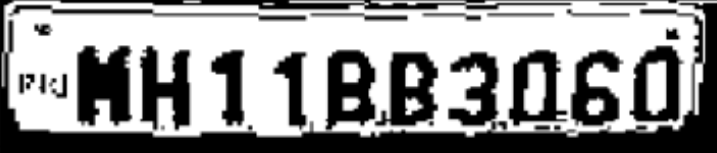
#> input picture images/Q1.png, 717 x 153 px
$ python q1.py
#> lines starting #> are read from the running program, lines starting #| are printed output that depends on the picture; after the words box and inside, x2 and y2 are one past the last pixel; in counts of white or black regions, pixels touching at a corner belong together
#> in main, image is the input picture: shape (153, 717); min 0, max 255, mean 146.4
import numpy as np
import cv2


def threshold_image(image, threshold):
    # Apply thresholding to the image
#> called with threshold = 127
    _, thresholded_image = cv2.threshold(image, threshold, 255, cv2.THRESH_BINARY)
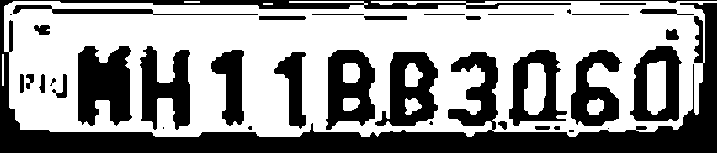
#> thresholded_image: shape (153, 717); 57.9% white; 37 black regions (7 under 20 px), largest, box (x1, y1, x2, y2) and area: (0, 0, 717, 153) 23275, (78, 46, 132, 126) 3346, (375, 52, 438, 126) 2688

    return thresholded_image


def erosion(image, kernel):
    # Get dimensions of the image and the kernel
    img_height, img_width = image.shape
    kernel_height, kernel_width = kernel.shape

    # Calculate padding size for the image
    pad_height = kernel_height // 2
    pad_width = kernel_width // 2

    # Create an empty output image
    eroded_image = np.full((img_height, img_width), 255, dtype=np.uint8)

    # Iterate over each pixel in the image
    for i in range(pad_height, img_height - pad_height):
        for j in range(pad_width, img_width - pad_width):
            """
            fit the kernel in the image at this pixel
            area of interest --> area of image overlapping with the area where the kernel has pixel values 0
            if all the pixels in the area of interest have pixel value 0, we set the center pixel to 0
            """
            area_of_interest = image[i-pad_height:i+pad_height+1, j-pad_width:j+pad_width+1]

            true_so_far = False
            for k in range(kernel_height):
                for l in range(kernel_width):
                    if kernel[k, l] == 0 and area_of_interest[k, l] == 0:
                        true_so_far = True
                    elif kernel [k, l] != 0:
                        continue
                    else:
                        true_so_far = False
                        break

            if true_so_far:
                eroded_image[i, j] = 0

    return eroded_image


def dilation(image, kernel):
    # Get dimensions of the image and the kernel
    image_height, image_width = image.shape
#> image_height = 153; image_width = 717
    kernel_height, kernel_width = kernel.shape

    # Calculate padding size for the image
    pad_height = kernel_height // 2
    pad_width = kernel_width // 2

    # Create an empty output image
    dilated_image = np.full((image_height, image_width), 255, dtype=np.uint8)

    # Iterate over each pixel in the image
    for i in range(pad_height, image_height - pad_height):
        for j in range(pad_width, image_width - pad_width):
            """
            fit the kernel in the image at this pixel
            area of interest --> area of image overlapping with the area where the kernel has pixel values 0
            if we see any pixel value 0 in the area of interest, we set all the pixel values in the area of interest to 0
            """
            area_of_interest = image[i-pad_height:i+pad_height+1, j-pad_width:j+pad_width+1]

            for k in range(kernel_height):
                for l in range(kernel_width):
                    if kernel[k, l] == 0 and area_of_interest[k, l] == 0:
                        dilated_image[i-pad_height:i+pad_height+1, j-pad_width:j+pad_width+1] = 0
                        break
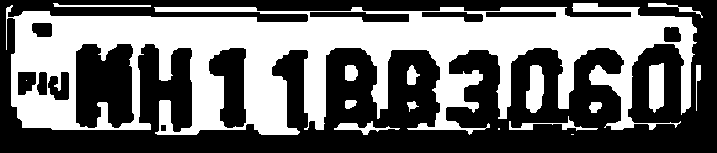
#> dilated_image: shape (153, 717); 42.7% white; 16 white regions (3 under 20 px), largest, box (x1, y1, x2, y2) and area: (6, 3, 697, 135) 43800, (649, 63, 664, 113) 665, (526, 65, 544, 113) 658

    return dilated_image


def main ():
    # Define structuring element (arbitrary shape)
    structuring_element = np.array([[0, 0, 0],
                                    [0, 0, 0],
                                    [0, 0, 0]])

    # Load image (binary format)
    image = cv2.imread('../images/Q1.png', 0)

    # Apply thresholding
    thresholded_img = threshold_image(image, 127)

    cv2.imwrite('output_images/Q1_thresholded.png', thresholded_img)

    # Apply dilation
    dilated_img = dilation(thresholded_img, structuring_element)

    # Apply erosion
    eroded_img = erosion(dilated_img, structuring_element)
#> after the loop in erosion, `for i in range(pad_height, img_height - pad_height):`:
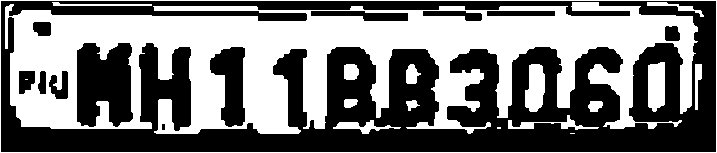
#> eroded_image: shape (153, 717); 47.2% white; 17 white regions (3 under 20 px), largest, box (x1, y1, x2, y2) and area: (5, 2, 698, 134) 46408, (0, 0, 717, 153) 1736, (648, 62, 665, 112) 765

    # Apply erosion
    eroded_img = erosion(eroded_img, structuring_element)
#> after the loop in erosion (call 2), `for i in range(pad_height, img_height - pad_height):`:
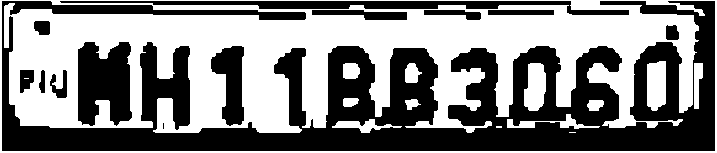
#> eroded_image: shape (153, 717); 51% white; 13 black regions (1 under 20 px), largest, box (x1, y1, x2, y2) and area: (2, 1, 715, 151) 43264, (78, 42, 132, 126) 3632, (60, 1, 629, 15) 2964

    # # Apply erosion
    # eroded_img = erosion(eroded_img, structuring_element)

    # Save results
    cv2.imwrite('output_images/Q1_Dilated.png', dilated_img)
    cv2.imwrite('output_images/Q1_Eroded.png', eroded_img)


if __name__ == '__main__':
    main()

$ run again, with images/Q5.png copied over images/Q1.png
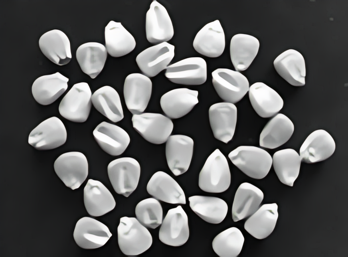
#> input picture images/Q5.png, 348 x 257 px
#> in threshold_image, `_, thresholded_image = cv2.threshold(image, threshold, 255, cv2.THRESH..`:
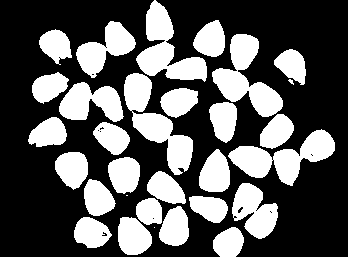
#> thresholded_image: shape (257, 348); 35.4% white; 30 white regions (3 under 20 px), largest, box (x1, y1, x2, y2) and area: (124, 73, 193, 175) 2629, (228, 129, 335, 186) 2591, (212, 34, 283, 117) 2526
#> after the loop in erosion (call 2), `for i in range(pad_height, img_height - pad_height):`:
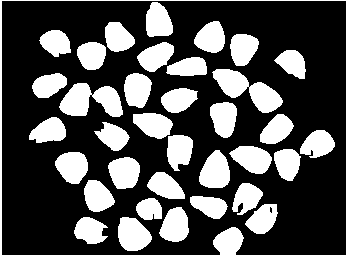
#> eroded_image: shape (257, 348); 31.6% white; 36 white regions, largest, box (x1, y1, x2, y2) and area: (0, 0, 348, 257) 2683, (212, 69, 283, 113) 1417, (59, 83, 123, 117) 1376

$ run again, with images/Q6.png copied over images/Q1.png
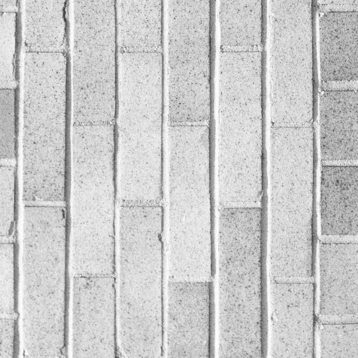
#> input picture images/Q6.png, 358 x 358 px
#> in main, image is the input picture: shape (358, 358); min 62, max 255, mean 202.2
#> in threshold_image, `_, thresholded_image = cv2.threshold(image, threshold, 255, cv2.THRESH..`:
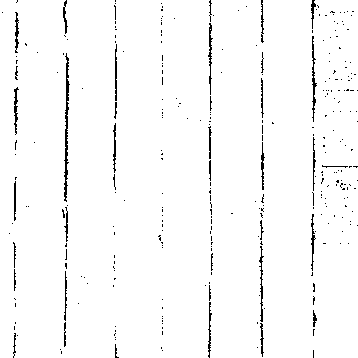
#> thresholded_image: shape (358, 358); 97.4% white; black in thin lines or dots
#> after the loop in erosion (call 2), `for i in range(pad_height, img_height - pad_height):`:
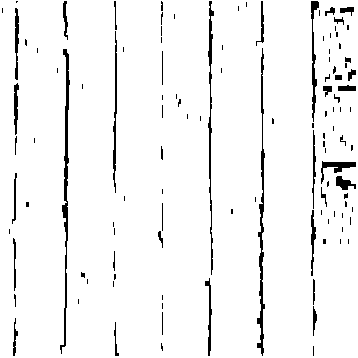
#> eroded_image: shape (358, 358); 95.1% white; 116 black regions (77 under 20 px), largest, box (x1, y1, x2, y2) and area: (60, 49, 70, 354) 855, (257, 48, 265, 356) 801, (208, 1, 214, 275) 550
